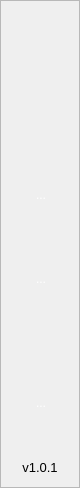
       <widget class="QFrame" name="MenuFrame">
        <property name="sizePolicy">
         <sizepolicy hsizetype="Preferred" vsizetype="Preferred">
          <horstretch>0</horstretch>
          <verstretch>0</verstretch>
         </sizepolicy>
        </property>
        <property name="minimumSize">
         <size>
          <width>60</width>
          <height>0</height>
         </size>
        </property>
        <property name="maximumSize">
         <size>
          <width>80</width>
          <height>16777215</height>
         </size>
        </property>
        <property name="styleSheet">
         <string notr="true">#MenuFrame{
	color: rgb(255, 255, 255);
	border-top-left-radius: 10px;
	border-bottom-left-radius: 10px;
	/*background-color: rgb(10, 31, 57);*/
	
	background-color: rgba(41, 0, 52, 150);
}</string>
        </property>
        <property name="frameShape">
         <enum>QFrame::Shape::StyledPanel</enum>
        </property>
        <property name="frameShadow">
         <enum>QFrame::Shadow::Raised</enum>
        </property>
        <layout class="QVBoxLayout" name="verticalLayout_2">
         <property name="spacing">
          <number>4</number>
         </property>
         <property name="leftMargin">
          <number>0</number>
         </property>
         <property name="topMargin">
          <number>0</number>
         </property>
         <property name="rightMargin">
          <number>0</number>
         </property>
         <property name="bottomMargin">
          <number>0</number>
         </property>
         <item>
          <spacer name="verticalSpacer_2">
           <property name="orientation">
            <enum>Qt::Orientation::Vertical</enum>
           </property>
           <property name="sizeType">
            <enum>QSizePolicy::Policy::Preferred</enum>
           </property>
           <property name="sizeHint" stdset="0">
            <size>
             <width>20</width>
             <height>10</height>
            </size>
           </property>
          </spacer>
         </item>
         <item>
          <widget class="QLabel" name="MainIcon">
           <property name="minimumSize">
            <size>
             <width>80</width>
             <height>80</height>
            </size>
           </property>
           <property name="maximumSize">
            <size>
             <width>80</width>
             <height>80</height>
            </size>
           </property>
           <property name="text">
            <string/>
           </property>
           <property name="pixmap">
            <pixmap resource="resouarce.qrc">:/images/logo1.png</pixmap>
           </property>
           <property name="scaledContents">
            <bool>true</bool>
           </property>
          </widget>
         </item>
         <item>
          <spacer name="verticalSpacer">
           <property name="orientation">
            <enum>Qt::Orientation::Vertical</enum>
           </property>
           <property name="sizeType">
            <enum>QSizePolicy::Policy::Preferred</enum>
           </property>
           <property name="sizeHint" stdset="0">
            <size>
             <width>20</width>
             <height>60</height>
            </size>
           </property>
          </spacer>
         </item>
         <item>
          <widget class="QToolButton" name="HomeBtn">
           <property name="sizePolicy">
            <sizepolicy hsizetype="Preferred" vsizetype="Preferred">
             <horstretch>0</horstretch>
             <verstretch>0</verstretch>
            </sizepolicy>
           </property>
           <property name="minimumSize">
            <size>
             <width>80</width>
             <height>80</height>
            </size>
           </property>
           <property name="maximumSize">
            <size>
             <width>80</width>
             <height>80</height>
            </size>
           </property>
           <property name="toolTip">
            <string>主页</string>
           </property>
           <property name="styleSheet">
            <string notr="true">QToolButton {
	color: rgb(255, 255, 255);
	background-color: rgba(94, 255, 210, 0);
	border: none;
}

QToolButton::menu-indicator { 
	image: None;
}

 
QToolButton:hover {
	color: rgb(255, 255, 255);
	
	
	background-color: rgb(26, 53, 83);
	border: none;
}


QToolTip {
color:#ced4da;
background-color: rgb(108, 117, 125, 65);
border-radius: 2px;
}</string>
           </property>
           <property name="text">
            <string>...</string>
           </property>
           <property name="icon">
            <iconset resource="resouarce.qrc">
             <normaloff>:/images/home.png</normaloff>:/images/home.png</iconset>
           </property>
           <property name="iconSize">
            <size>
             <width>36</width>
             <height>36</height>
            </size>
           </property>
          </widget>
         </item>
         <item>
          <widget class="QToolButton" name="toolButton">
           <property name="sizePolicy">
            <sizepolicy hsizetype="Preferred" vsizetype="Preferred">
             <horstretch>0</horstretch>
             <verstretch>0</verstretch>
            </sizepolicy>
           </property>
           <property name="minimumSize">
            <size>
             <width>80</width>
             <height>80</height>
            </size>
           </property>
           <property name="maximumSize">
            <size>
             <width>80</width>
             <height>80</height>
            </size>
           </property>
           <property name="toolTip">
            <string>查看图像</string>
           </property>
           <property name="styleSheet">
            <string notr="true">QToolButton {
	color: rgb(255, 255, 255);
	background-color: rgba(94, 255, 210, 0);
	border: none;
}

QToolButton::menu-indicator { 
	image: None;
}

 
QToolButton:hover {
	color: rgb(255, 255, 255);
	
	
	background-color: rgb(26, 53, 83);
	border: none;
}


QToolTip {
color:#ced4da;
background-color: rgb(108, 117, 125, 65);
border-radius: 2px;
}</string>
           </property>
           <property name="text">
            <string>...</string>
           </property>
           <property name="icon">
            <iconset resource="resouarce.qrc">
             <normaloff>:/images/tool_plugIn.png</normaloff>:/images/tool_plugIn.png</iconset>
           </property>
           <property name="iconSize">
            <size>
             <width>36</width>
             <height>36</height>
            </size>
           </property>
          </widget>
         </item>
         <item>
          <spacer name="verticalSpacer_3">
           <property name="orientation">
            <enum>Qt::Orientation::Vertical</enum>
           </property>
           <property name="sizeHint" stdset="0">
            <size>
             <width>20</width>
             <height>40</height>
            </size>
           </property>
          </spacer>
         </item>
         <item>
          <widget class="QToolButton" name="Setting_Btn">
           <property name="sizePolicy">
            <sizepolicy hsizetype="Preferred" vsizetype="Preferred">
             <horstretch>0</horstretch>
             <verstretch>0</verstretch>
            </sizepolicy>
           </property>
           <property name="minimumSize">
            <size>
             <width>80</width>
             <height>80</height>
            </size>
           </property>
           <property name="styleSheet">
            <string notr="true">QToolButton {
	color: rgb(255, 255, 255);
	background-color: rgba(94, 255, 210, 0);
	border: none;
}

QToolButton::menu-indicator { 
	image: None;
}

 
QToolButton:hover {
	color: rgb(255, 255, 255);
	
	
	background-color: rgb(26, 53, 83);
	border: none;
}


QToolTip {
color:#ced4da;
background-color: rgb(108, 117, 125, 65);
border-radius: 2px;
}</string>
           </property>
           <property name="text">
            <string>...</string>
           </property>
           <property name="icon">
            <iconset resource="resouarce.qrc">
             <normaloff>:/images/setting2.png</normaloff>:/images/setting2.png</iconset>
           </property>
           <property name="iconSize">
            <size>
             <width>40</width>
             <height>40</height>
            </size>
           </property>
          </widget>
         </item>
         <item>
          <widget class="QLabel" name="Vision_Label">
           <property name="minimumSize">
            <size>
             <width>0</width>
             <height>40</height>
            </size>
           </property>
           <property name="font">
            <font>
             <pointsize>10</pointsize>
            </font>
           </property>
           <property name="text">
            <string>v1.0.1</string>
           </property>
           <property name="alignment">
            <set>Qt::AlignmentFlag::AlignCenter</set>
           </property>
          </widget>
         </item>
        </layout>
       </widget>
